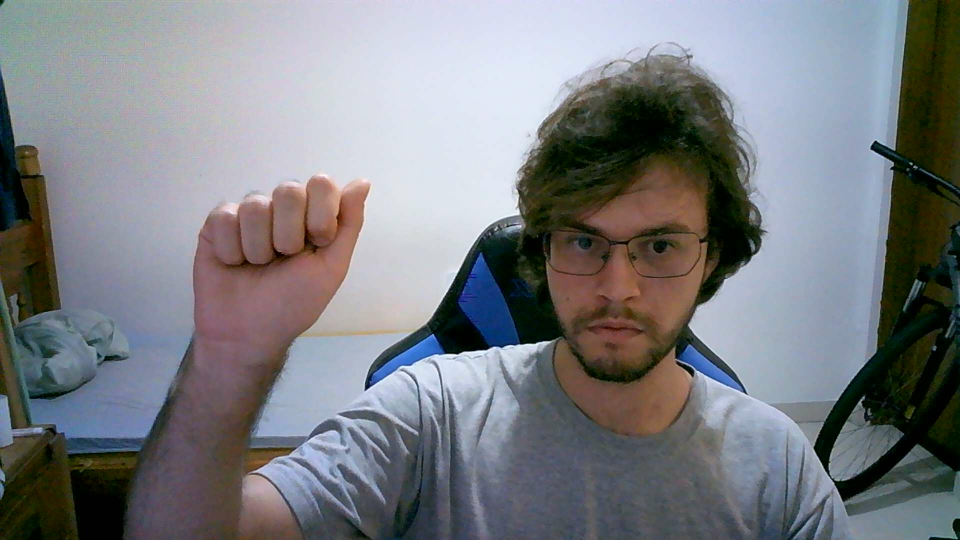
#> input picture transcribe-asl/image_of_gestures/ir/A.jpg, 1920 x 1080 px (shown at 1/2 size)
$ python -i to_ir.py   (imports and definitions only)
#> lines starting #> are read from the running program, lines starting #| are printed output that depends on the picture
#> in load_image_as_IR, image is the input picture: shape (1080, 1920, 3); mean B, G, R 129.6, 125.2, 122.7
import cv2
import numpy as np
import glob
from matplotlib import pyplot as plt
from gesture.base import Gesture
import mediapipe as mp
import os

mp_drawing = mp.solutions.drawing_utils
mp_drawing_styles = mp.solutions.drawing_styles
mp_holistic = mp.solutions.holistic

base_path: str = "./gesture/base_poses_hf"
# [1 line that did not run here, left out]
# [1 line that did not run here, left out]
# [1 line that did not run here, left out]
# [3 lines that did not run here, left out]
# [4 lines that did not run here, left out]

def unsharp_mask(image, kernel_size=(5, 5), sigma=1.0, amount=1.0, threshold=0):
    """Return a sharpened version of the image, using an unsharp mask."""
#> called with kernel_size = (5, 5), sigma = 1, amount = 1, threshold = 0
    blurred = cv2.GaussianBlur(image, kernel_size, sigma)
    sharpened = float(amount + 1) * image - float(amount) * blurred
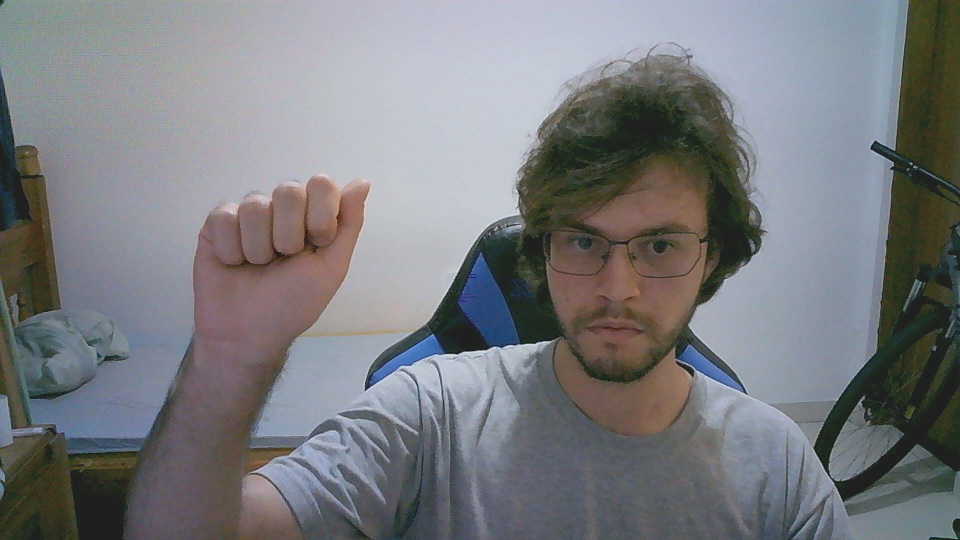
#> sharpened: shape (1080, 1920, 3) float64 (shown at 1/2 size); mean B, G, R 129.6, 125.2, 122.7; drawn with min black and max white
    sharpened = np.maximum(sharpened, np.zeros(sharpened.shape))
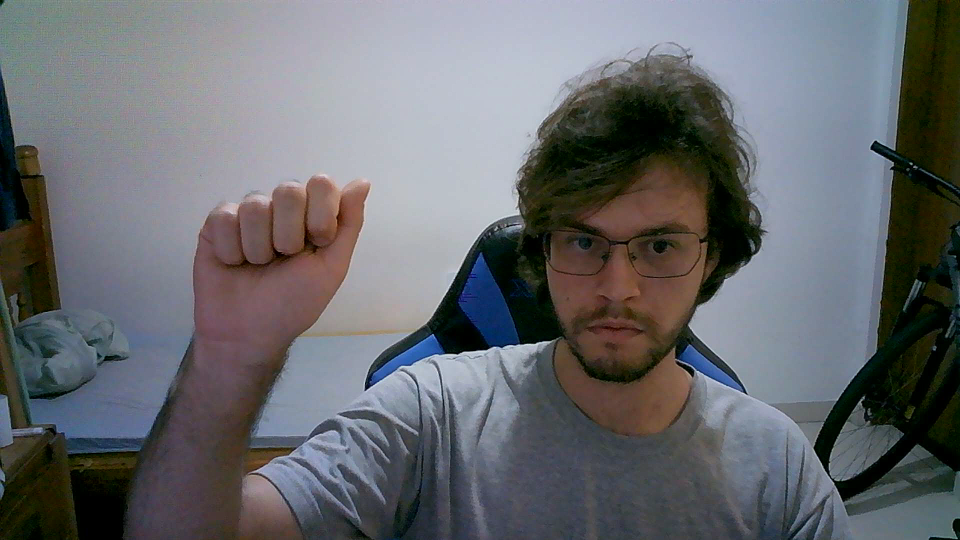
#> sharpened: shape (1080, 1920, 3) float64 (shown at 1/2 size); mean B, G, R 129.6, 125.2, 122.8; drawn with min black and max white
    sharpened = np.minimum(sharpened, 255 * np.ones(sharpened.shape))
    sharpened = sharpened.round().astype(np.uint8)
    if threshold > 0:
        low_contrast_mask = np.absolute(image - blurred) < threshold
        np.copyto(sharpened, image, where=low_contrast_mask)
    return sharpened


def load_image_as_IR(image_path, rf=False, equalize=True, sharpen=True):
    image = cv2.imread(image_path)
    if sharpen:
        # Define a sharpening kernel
        image = unsharp_mask(
            image, kernel_size=(5, 5), sigma=1.0, amount=1.0, threshold=0
        )
    if rf:
        image[:, :, 1:3] = 0  # set B and G channels to 0
    image = cv2.cvtColor(image, cv2.COLOR_BGR2GRAY)
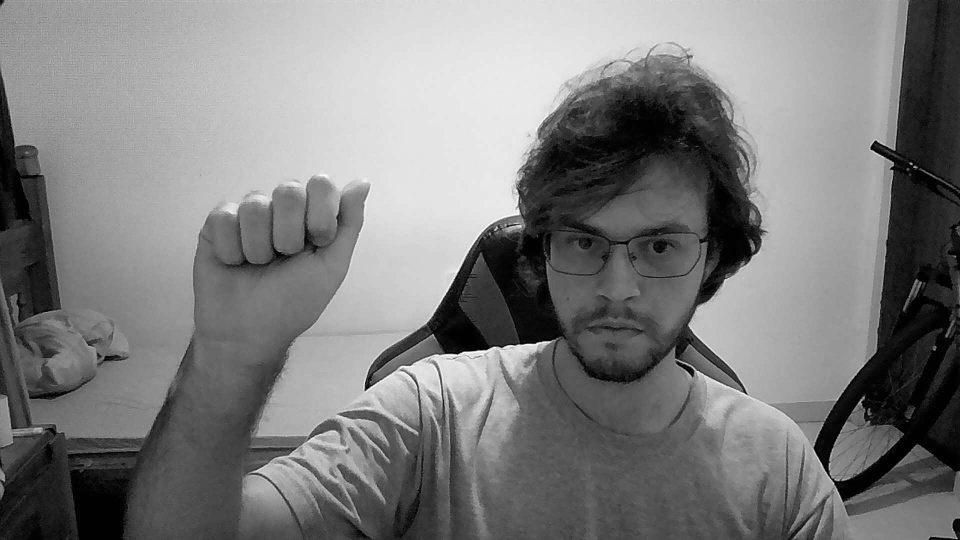
#> image: shape (1080, 1920) (shown at 1/2 size); min 0, max 255, mean 125
    if equalize:
        # Apply CLAHE for local histogram equalization
        clahe = cv2.createCLAHE(clipLimit=10.0, tileGridSize=(5, 5))
        image = clahe.apply(image)
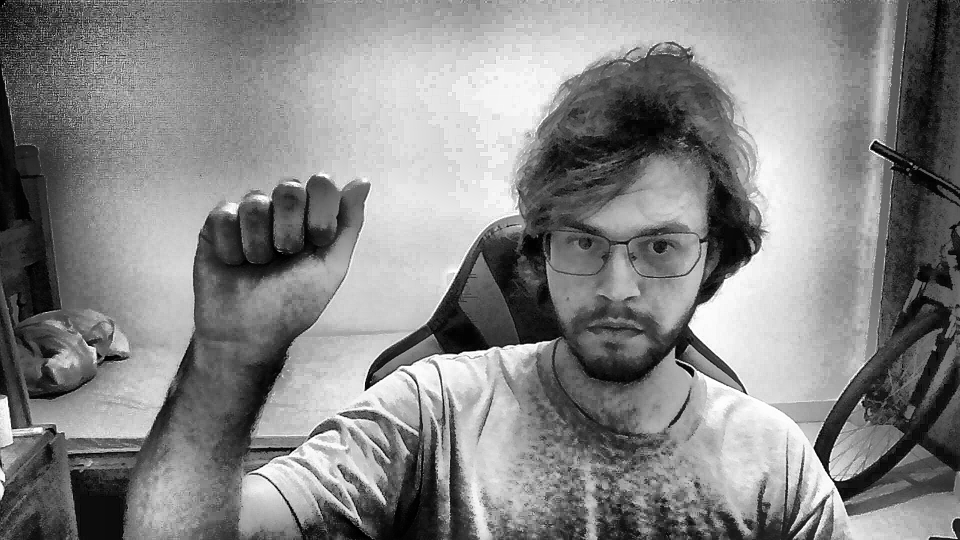
#> image: shape (1080, 1920) (shown at 1/2 size); min 0, max 255, mean 133
    image = cv2.cvtColor(image, cv2.COLOR_GRAY2RGB)
#> image: shape (1080, 1920, 3)

    return image[:, :, ::-1]


def draw_hand_from_kps(right_hand_data_f, image_shape):
    hand_connections = [
        [0, 1, 2, 3, 4],
        [0, 5, 6, 7, 8],
        [0, 9, 10, 11, 12],
        [0, 13, 14, 15, 16],
        [0, 17, 18, 19, 20],
    ]
    right_hand_data_f[:, 0] = right_hand_data_f[:, 0] * image_shape[1]
    right_hand_data_f[:, 1] = right_hand_data_f[:, 1] * image_shape[0]

    for connections in hand_connections:
        for i in range(len(connections) - 1):
            x1, y1, z1 = right_hand_data_f[connections[i]]
            x2, y2, z2 = right_hand_data_f[connections[i + 1]]
            plt.plot((x1, x2), (y1, y2), "r")


images_names = glob.glob("image_of_gestures/ir/*.jpg")

image = load_image_as_IR(images_names[0])
img_shape = (1080, 720)
image = cv2.resize(image, img_shape)
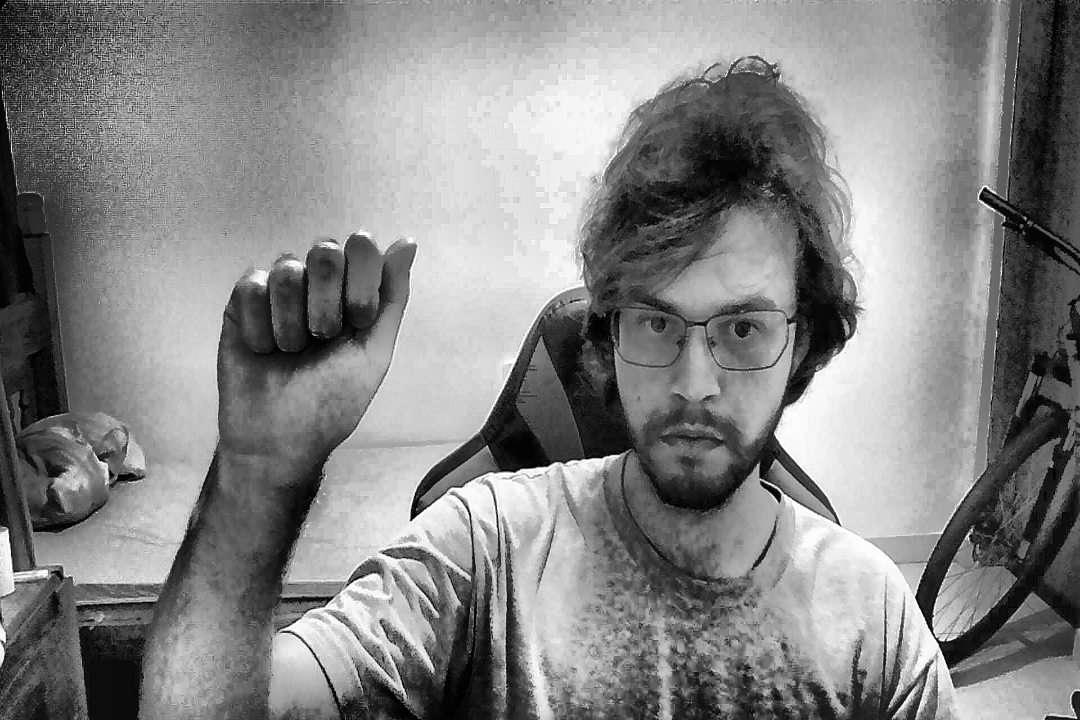
#> image: shape (720, 1080, 3); min 0, max 255, mean 132.9

# [21 lines not run here, left out]

>>> result = load_image_as_IR('image_of_gestures/ir/A.jpg')
